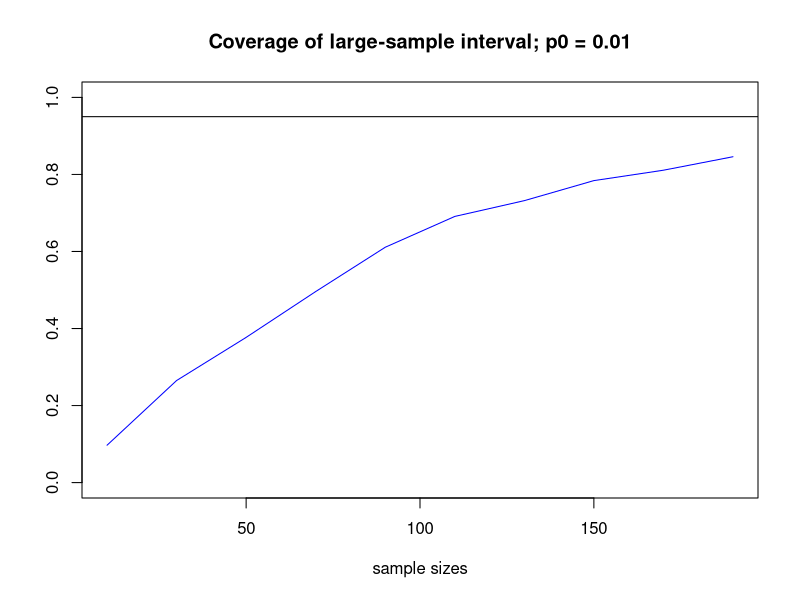

The R script that drew this image:
sample_sizes = seq(10, 200, by = 20)
K = length(sample_sizes)
M = 1000
p0 = 0.01
alpha = 0.05
zscore = qnorm(1 - (alpha / 2))

coverage = numeric(K)

for (i in 1:K){
  n = sample_sizes[i]
  for (m in 1:M){
    data = rbinom(n, 1, p0)
    phat = mean(data)
    se = sqrt(phat * (1 - phat) / n)
    
    L = phat - zscore * se
    U = phat + zscore * se
    
    coverage[i] = coverage[i] + (L < p0 & p0 < U) / M
  }
}

plot(sample_sizes, coverage, type = "l", ylim = c(0, 1),
     xlab = "sample sizes", ylab = "",
     main = paste("Coverage of large-sample interval; p0 = ", p0, sep = ""),
     col = "blue")
abline(h = 1 - alpha)
